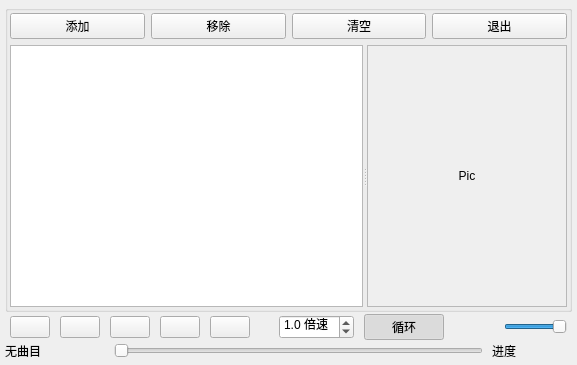
<?xml version="1.0" encoding="UTF-8"?>
<ui version="4.0">
 <class>MainWindow</class>
 <widget class="QMainWindow" name="MainWindow">
  <property name="geometry">
   <rect>
    <x>0</x>
    <y>0</y>
    <width>577</width>
    <height>365</height>
   </rect>
  </property>
  <property name="windowTitle">
   <string>音乐播放器</string>
  </property>
  <property name="windowIcon">
   <iconset resource="res.qrc">
    <normaloff>:/images/images/music24.png</normaloff>:/images/images/music24.png</iconset>
  </property>
  <widget class="QWidget" name="centralWidget">
   <layout class="QVBoxLayout" name="verticalLayout_3" stretch="1,0,0">
    <property name="spacing">
     <number>2</number>
    </property>
    <property name="leftMargin">
     <number>5</number>
    </property>
    <property name="topMargin">
     <number>5</number>
    </property>
    <property name="rightMargin">
     <number>5</number>
    </property>
    <property name="bottomMargin">
     <number>5</number>
    </property>
    <item>
     <widget class="QGroupBox" name="groupBox">
      <property name="title">
       <string/>
      </property>
      <layout class="QVBoxLayout" name="verticalLayout_2" stretch="0,1">
       <property name="leftMargin">
        <number>2</number>
       </property>
       <property name="topMargin">
        <number>2</number>
       </property>
       <property name="rightMargin">
        <number>2</number>
       </property>
       <property name="bottomMargin">
        <number>2</number>
       </property>
       <item>
        <layout class="QHBoxLayout" name="horizontalLayout_3">
         <item>
          <widget class="QPushButton" name="btnAdd">
           <property name="text">
            <string>添加</string>
           </property>
           <property name="icon">
            <iconset resource="res.qrc">
             <normaloff>:/images/images/316.bmp</normaloff>:/images/images/316.bmp</iconset>
           </property>
          </widget>
         </item>
         <item>
          <widget class="QPushButton" name="btnRemove">
           <property name="text">
            <string>移除</string>
           </property>
           <property name="icon">
            <iconset resource="res.qrc">
             <normaloff>:/images/images/318.bmp</normaloff>:/images/images/318.bmp</iconset>
           </property>
          </widget>
         </item>
         <item>
          <widget class="QPushButton" name="btnClear">
           <property name="text">
            <string>清空</string>
           </property>
           <property name="icon">
            <iconset resource="res.qrc">
             <normaloff>:/images/images/214.bmp</normaloff>:/images/images/214.bmp</iconset>
           </property>
          </widget>
         </item>
         <item>
          <widget class="QPushButton" name="btnClose">
           <property name="text">
            <string>退出</string>
           </property>
           <property name="icon">
            <iconset resource="res.qrc">
             <normaloff>:/images/images/132.bmp</normaloff>:/images/images/132.bmp</iconset>
           </property>
          </widget>
         </item>
        </layout>
       </item>
       <item>
        <widget class="QSplitter" name="splitter">
         <property name="orientation">
          <enum>Qt::Horizontal</enum>
         </property>
         <widget class="QListWidget" name="listWidget">
          <property name="editTriggers">
           <set>QAbstractItemView::NoEditTriggers</set>
          </property>
          <property name="dragEnabled">
           <bool>true</bool>
          </property>
          <property name="dragDropMode">
           <enum>QAbstractItemView::InternalMove</enum>
          </property>
         </widget>
         <widget class="QScrollArea" name="scrollArea">
          <property name="minimumSize">
           <size>
            <width>200</width>
            <height>0</height>
           </size>
          </property>
          <property name="widgetResizable">
           <bool>true</bool>
          </property>
          <widget class="QWidget" name="scrollAreaWidgetContents">
           <property name="geometry">
            <rect>
             <x>0</x>
             <y>0</y>
             <width>198</width>
             <height>253</height>
            </rect>
           </property>
           <layout class="QVBoxLayout" name="verticalLayout">
            <item>
             <widget class="QLabel" name="labPic">
              <property name="text">
               <string>Pic</string>
              </property>
              <property name="alignment">
               <set>Qt::AlignCenter</set>
              </property>
             </widget>
            </item>
           </layout>
          </widget>
         </widget>
        </widget>
       </item>
      </layout>
     </widget>
    </item>
    <item>
     <layout class="QHBoxLayout" name="horizontalLayout">
      <property name="spacing">
       <number>10</number>
      </property>
      <property name="leftMargin">
       <number>5</number>
      </property>
      <property name="rightMargin">
       <number>5</number>
      </property>
      <item>
       <widget class="QPushButton" name="btnPlay">
        <property name="toolTip">
         <string>播放</string>
        </property>
        <property name="text">
         <string/>
        </property>
        <property name="icon">
         <iconset resource="res.qrc">
          <normaloff>:/images/images/620.bmp</normaloff>:/images/images/620.bmp</iconset>
        </property>
       </widget>
      </item>
      <item>
       <widget class="QPushButton" name="btnPause">
        <property name="toolTip">
         <string>暂停</string>
        </property>
        <property name="text">
         <string/>
        </property>
        <property name="icon">
         <iconset resource="res.qrc">
          <normaloff>:/images/images/622.bmp</normaloff>:/images/images/622.bmp</iconset>
        </property>
       </widget>
      </item>
      <item>
       <widget class="QPushButton" name="btnStop">
        <property name="toolTip">
         <string>停止</string>
        </property>
        <property name="text">
         <string/>
        </property>
        <property name="icon">
         <iconset resource="res.qrc">
          <normaloff>:/images/images/624.bmp</normaloff>:/images/images/624.bmp</iconset>
        </property>
       </widget>
      </item>
      <item>
       <widget class="QPushButton" name="btnPrevious">
        <property name="toolTip">
         <string>前一曲</string>
        </property>
        <property name="text">
         <string/>
        </property>
        <property name="icon">
         <iconset resource="res.qrc">
          <normaloff>:/images/images/616.bmp</normaloff>:/images/images/616.bmp</iconset>
        </property>
       </widget>
      </item>
      <item>
       <widget class="QPushButton" name="btnNext">
        <property name="toolTip">
         <string>后一曲</string>
        </property>
        <property name="text">
         <string/>
        </property>
        <property name="icon">
         <iconset resource="res.qrc">
          <normaloff>:/images/images/630.bmp</normaloff>:/images/images/630.bmp</iconset>
        </property>
       </widget>
      </item>
      <item>
       <spacer name="horizontalSpacer">
        <property name="orientation">
         <enum>Qt::Horizontal</enum>
        </property>
        <property name="sizeHint" stdset="0">
         <size>
          <width>40</width>
          <height>20</height>
         </size>
        </property>
       </spacer>
      </item>
      <item>
       <widget class="QDoubleSpinBox" name="doubleSpinBox">
        <property name="minimumSize">
         <size>
          <width>0</width>
          <height>24</height>
         </size>
        </property>
        <property name="frame">
         <bool>true</bool>
        </property>
        <property name="prefix">
         <string/>
        </property>
        <property name="suffix">
         <string> 倍速 </string>
        </property>
        <property name="decimals">
         <number>1</number>
        </property>
        <property name="minimum">
         <double>0.500000000000000</double>
        </property>
        <property name="maximum">
         <double>1.500000000000000</double>
        </property>
        <property name="singleStep">
         <double>0.100000000000000</double>
        </property>
        <property name="value">
         <double>1.000000000000000</double>
        </property>
       </widget>
      </item>
      <item>
       <widget class="QPushButton" name="btnLoop">
        <property name="text">
         <string>循环</string>
        </property>
        <property name="icon">
         <iconset resource="res.qrc">
          <normaloff>:/images/images/refresh16.png</normaloff>:/images/images/refresh16.png</iconset>
        </property>
        <property name="checkable">
         <bool>true</bool>
        </property>
        <property name="checked">
         <bool>true</bool>
        </property>
       </widget>
      </item>
      <item>
       <widget class="QPushButton" name="btnSound">
        <property name="text">
         <string/>
        </property>
        <property name="icon">
         <iconset resource="res.qrc">
          <normaloff>:/images/images/volumn.bmp</normaloff>:/images/images/volumn.bmp</iconset>
        </property>
        <property name="iconSize">
         <size>
          <width>24</width>
          <height>24</height>
         </size>
        </property>
        <property name="flat">
         <bool>true</bool>
        </property>
       </widget>
      </item>
      <item>
       <widget class="QSlider" name="sliderVolumn">
        <property name="maximum">
         <number>100</number>
        </property>
        <property name="value">
         <number>100</number>
        </property>
        <property name="orientation">
         <enum>Qt::Horizontal</enum>
        </property>
       </widget>
      </item>
     </layout>
    </item>
    <item>
     <layout class="QHBoxLayout" name="horizontalLayout_2">
      <property name="spacing">
       <number>9</number>
      </property>
      <item>
       <widget class="QLabel" name="labCurMedia">
        <property name="minimumSize">
         <size>
          <width>100</width>
          <height>0</height>
         </size>
        </property>
        <property name="text">
         <string>无曲目</string>
        </property>
       </widget>
      </item>
      <item>
       <widget class="QSlider" name="sliderPosition">
        <property name="tracking">
         <bool>false</bool>
        </property>
        <property name="orientation">
         <enum>Qt::Horizontal</enum>
        </property>
       </widget>
      </item>
      <item>
       <widget class="QLabel" name="labRatio">
        <property name="minimumSize">
         <size>
          <width>80</width>
          <height>0</height>
         </size>
        </property>
        <property name="text">
         <string>进度</string>
        </property>
       </widget>
      </item>
     </layout>
    </item>
   </layout>
  </widget>
 </widget>
 <layoutdefault spacing="6" margin="11"/>
 <resources>
  <include location="res.qrc"/>
 </resources>
 <connections>
  <connection>
   <sender>btnClose</sender>
   <signal>clicked()</signal>
   <receiver>MainWindow</receiver>
   <slot>close()</slot>
   <hints>
    <hint type="sourcelabel">
     <x>312</x>
     <y>31</y>
    </hint>
    <hint type="destinationlabel">
     <x>188</x>
     <y>136</y>
    </hint>
   </hints>
  </connection>
 </connections>
</ui>
